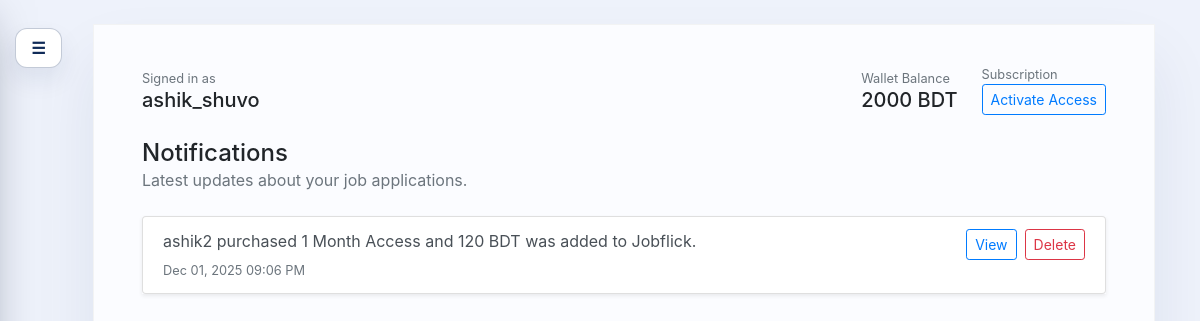
The app's page /profile/notifications/ (signed in), older data.
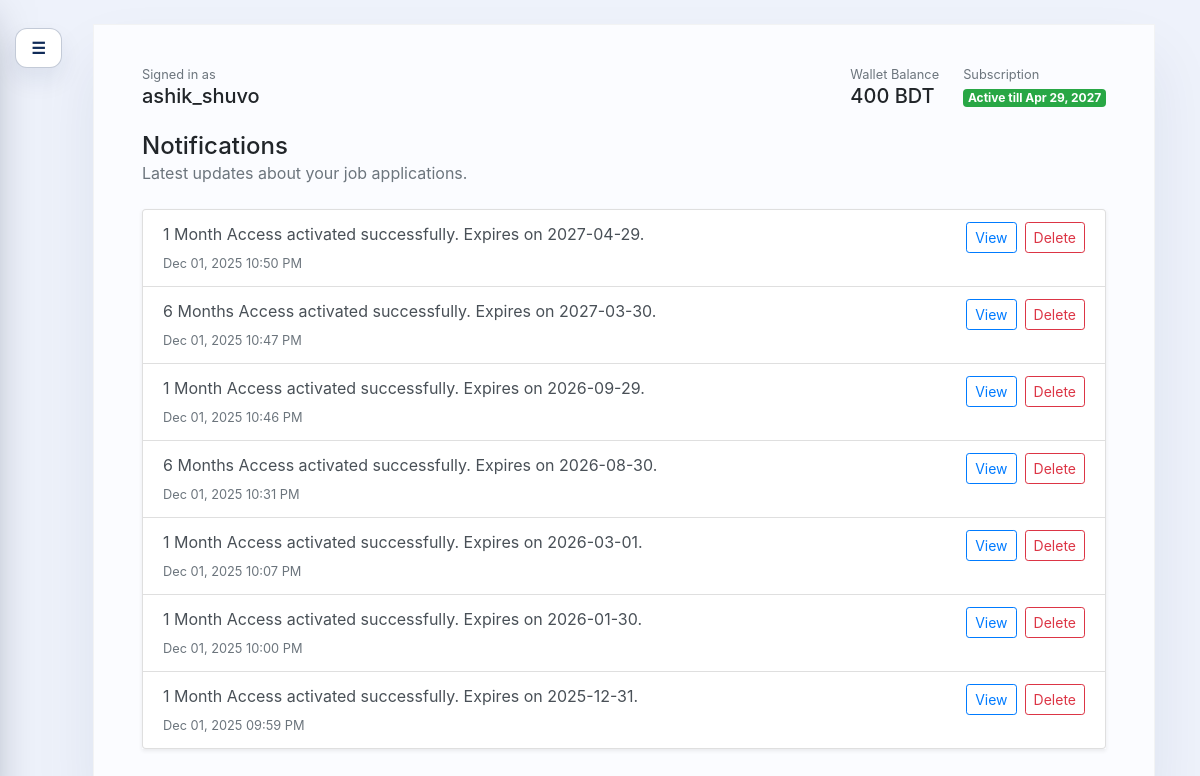
The same page, newer data.
### userprofile/models.py (models this page shows, shortened)
class UserProfile(models.Model):
	class SubscriptionPlan(models.TextChoices):
		NONE = "none", "No Subscription"
		ONE_MONTH = "one_month", "1 Month"
		SIX_MONTHS = "six_months", "6 Months"
		ONE_YEAR = "one_year", "12 Months"
	SUBSCRIPTION_DETAILS = {
		SubscriptionPlan.ONE_MONTH: {
			"price": 120,
			"duration_days": 30,
			"label": "1 Month Access",
			"description": "Quick access for trying Jobflick for a month.",
		},
		SubscriptionPlan.SIX_MONTHS: {
			"price": 500,
			"duration_days": 182,
			"label": "6 Months Access",
			"description": "Unlimited job posts and applications for half a year.",
		},
		SubscriptionPlan.ONE_YEAR: {
			"price": 800,
			"duration_days": 365,
			"label": "12 Months Access",
			"description": "Full-year access to post and apply without limits.",
		},
	}
	user = models.OneToOneField(User, on_delete=models.CASCADE, related_name="profile")
	display_name = models.CharField(max_length=150, blank=True)
	photo = models.ImageField(upload_to="profile_photos/", blank=True, null=True)
	occupation = models.CharField(max_length=150, blank=True)
	skills = models.TextField(blank=True)
	present_address = models.CharField(max_length=255, blank=True)
	bio = models.TextField(blank=True)
	wallet_balance = models.PositiveIntegerField(default=2000)
	subscription_plan = models.CharField(
		max_length=20,
		choices=SubscriptionPlan.choices,
		default=SubscriptionPlan.NONE,
	)
	subscription_expires_at = models.DateField(blank=True, null=True)
	@property
	def has_active_subscription(self) -> bool:
		if not self.subscription_expires_at:
			return False
		return self.subscription_expires_at >= timezone.now().date()

class Notification(models.Model):
	user = models.ForeignKey(User, on_delete=models.CASCADE, related_name="notifications")
	message = models.TextField()
	link = models.CharField(max_length=255, blank=True)
	is_staff_only = models.BooleanField(default=False)
	subscription_entry = models.ForeignKey(
		"adminpanel.SubscriptionLedgerEntry",
		on_delete=models.SET_NULL,
		null=True,
		blank=True,
		related_name="notifications",
	)
	is_read = models.BooleanField(default=False)
	created_at = models.DateTimeField(auto_now_add=True)
	class Meta:
		ordering = ["-created_at"]

### userprofile/views.py (the view)
# urls.py: path("notifications/", views.notifications_view, name="userprofile-notifications"),
@login_required
@never_cache
def notifications_view(request):
	profile, _ = UserProfile.objects.get_or_create(user=request.user)
	notifications = request.user.notifications.filter(is_staff_only=False)
	notifications.filter(is_read=False).update(is_read=True)
	return render(
		request,
		"userprofile/notifications.html",
		{
			"profile": profile,
			"hide_nav": True,
			"hide_footer": True,
			"notifications": notifications,
		},
	)

### userprofile/context_processors.py (called while the page is built)
def unread_notifications(request):
    if request.user.is_authenticated:
        count = request.user.notifications.filter(is_read=False).count()
    else:
        count = 0
    return {"unread_notifications_count": count}

### userprofile/templates/userprofile/notifications.html (shortened to what this page needs)
{% extends "userprofile/layout.html" %}
{% block dashboard_content %}
<div class="d-flex justify-content-between align-items-center mb-4">
  <div>
    <h2 class="h4 mb-0">Notifications</h2>
    <p class="text-muted mb-0">Latest updates about your job applications.</p>
  </div>
</div>
{% if notifications %}
  <div class="list-group shadow-sm">
    {% for notification in notifications %}
      <div class="list-group-item list-group-item-action">
        <div class="d-flex justify-content-between align-items-start flex-wrap" style="gap: 0.75rem;">
          <div>
            <p class="mb-1">{{ notification.message }}</p>
            <small class="text-muted">{{ notification.created_at|date:"M d, Y h:i A" }}</small>
          </div>
          <div class="d-flex align-items-center" style="gap: 0.5rem;">
            <a class="btn btn-sm btn-outline-primary" href="{% url 'userprofile-notification-detail' notification.id %}">View</a>
            <form method="post" action="{% url 'userprofile-notification-delete' notification.id %}" onsubmit="return confirm('Delete this notification?');">
              <button class="btn btn-sm btn-outline-danger">Delete</button>
            </form>
          </div>
        </div>
      </div>
    {% endfor %}
  </div>
{% else %}
  <div class="bg-white text-center py-5 rounded shadow-sm">
    <h5 class="mb-2">You're all caught up</h5>
    <p class="text-muted mb-0">We'll let you know when there's something new.</p>
  </div>
{% endif %}
{% endblock %}

### userprofile/templates/userprofile/layout.html (shortened to what this page needs)
{% extends "base.html" %}
{% block content %}
<div class="dashboard-shell-wrapper">
  <button class="toggle-btn menu-floating-toggle" id="menuToggle" aria-label="Toggle navigation">☰</button>
  <div class="dashboard-shell">
    <section class="dashboard-main">
      <div class="topbar flex-wrap justify-content-between" style="gap: 1rem;">
        <div class="text-end">
          <p class="text-muted small mb-0">Signed in as</p>
          <h5 class="mb-0">{{ profile.user.username }}</h5>
        </div>
        <div class="d-flex align-items-center flex-wrap" style="gap: 1.5rem;">
          <div class="text-end">
            <p class="text-muted small mb-0">Wallet Balance</p>
            <h5 class="mb-0">{{ profile.wallet_balance }} BDT</h5>
          </div>
          <div class="text-end">
            <p class="text-muted small mb-0">Subscription</p>
            {% if profile.has_active_subscription %}
              <span class="badge badge-success">Active till {{ profile.subscription_expires_at|date:"M j, Y" }}</span>
            {% else %}
              <a class="btn btn-outline-primary btn-sm" href="{% url 'userprofile-subscription' %}">Activate Access</a>
            {% endif %}
          </div>
        </div>
      </div>
      {% block dashboard_content %}{% endblock %}
    </section>
  </div>
</div>
{% endblock %}

Row changes from the older to the newer data that the page shows:
no longer on this page (row edited): Notification: message "ashik2 purchased 1 Month Access and 120 BDT was added to Jobflick.", created_at "Dec 01, 2025 09:06 PM"
changed UserProfile "ashik_shuvo": wallet_balance "2000" → "400"; subscription_expires_at (not shown) → "Apr 29, 2027"
added Notification: message "1 Month Access activated successfully. Expires on 2027-04-29.", created_at "Dec 01, 2025 10:50 PM"
added Notification: message "6 Months Access activated successfully. Expires on 2027-03-30.", created_at "Dec 01, 2025 10:47 PM"
added Notification: message "1 Month Access activated successfully. Expires on 2026-09-29.", created_at "Dec 01, 2025 10:46 PM"
added Notification: message "6 Months Access activated successfully. Expires on 2026-08-30.", created_at "Dec 01, 2025 10:31 PM"
added Notification: message "1 Month Access activated successfully. Expires on 2026-03-01.", created_at "Dec 01, 2025 10:07 PM"
added Notification: message "1 Month Access activated successfully. Expires on 2026-01-30.", created_at "Dec 01, 2025 10:00 PM"
added Notification: message "1 Month Access activated successfully. Expires on 2025-12-31.", created_at "Dec 01, 2025 09:59 PM"
Text that changed along with them:
text no longer shown: "Activate Access"
text now shown: "Active till"
